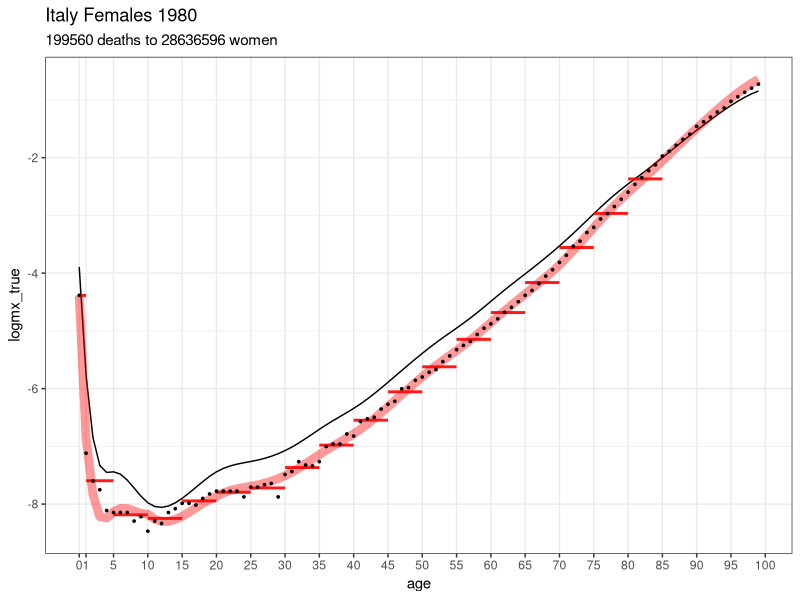
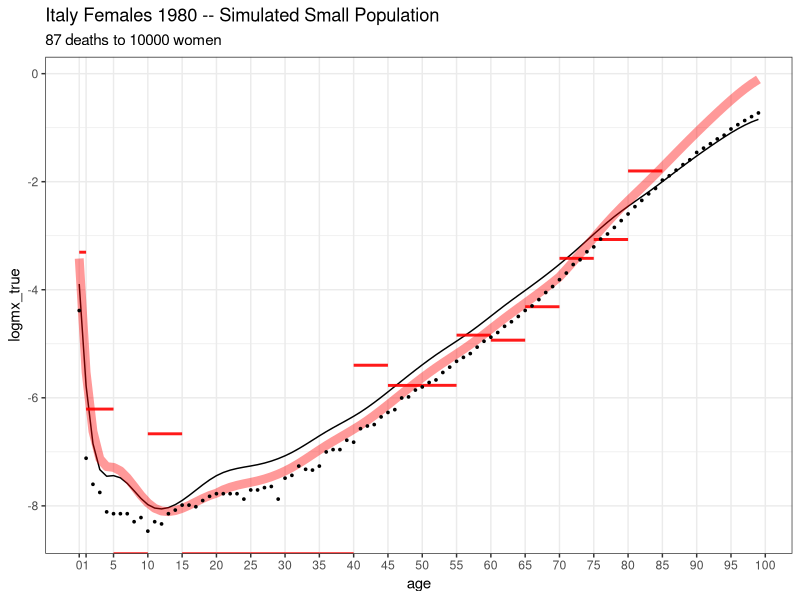
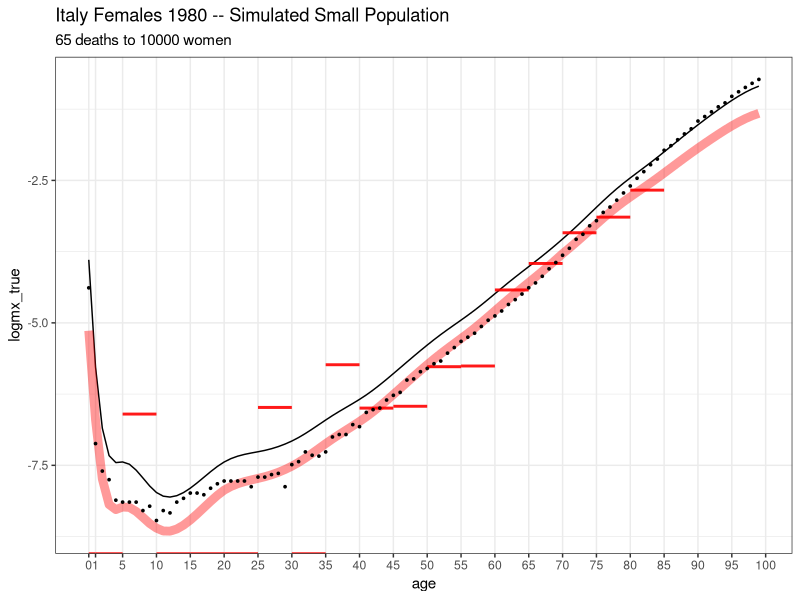
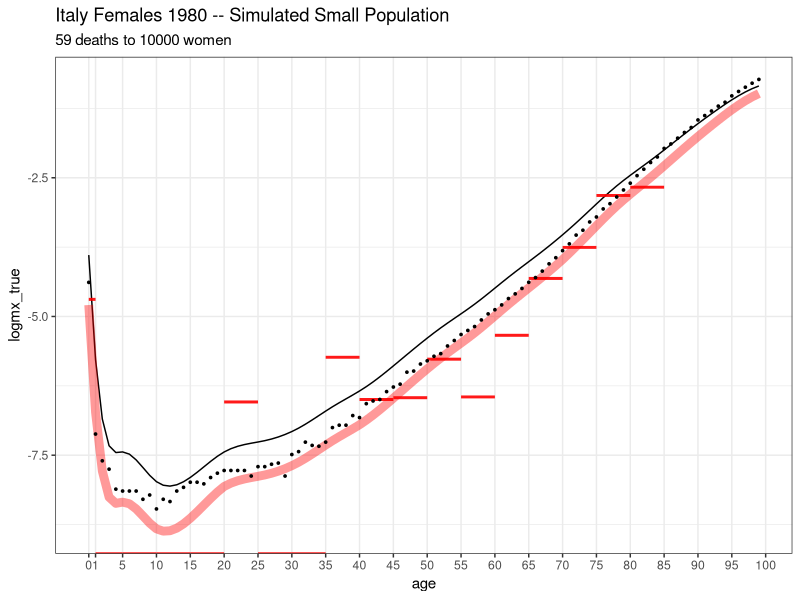
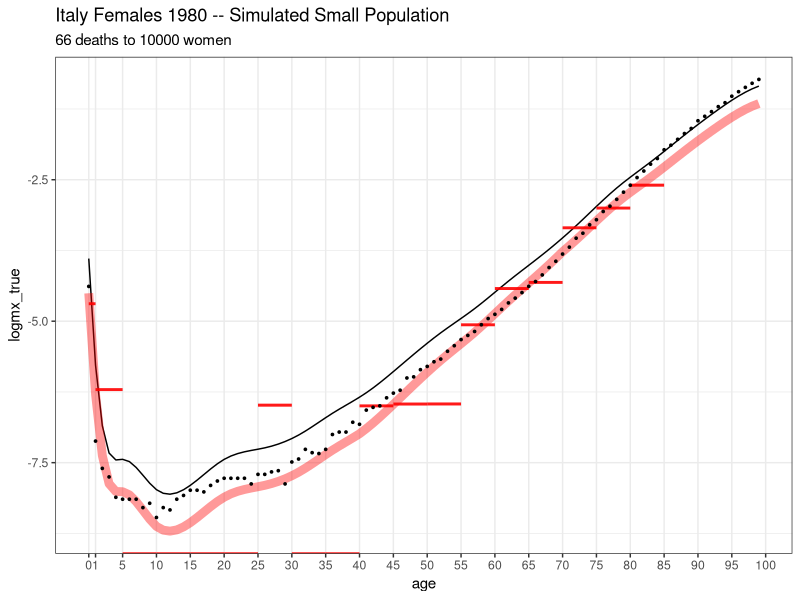
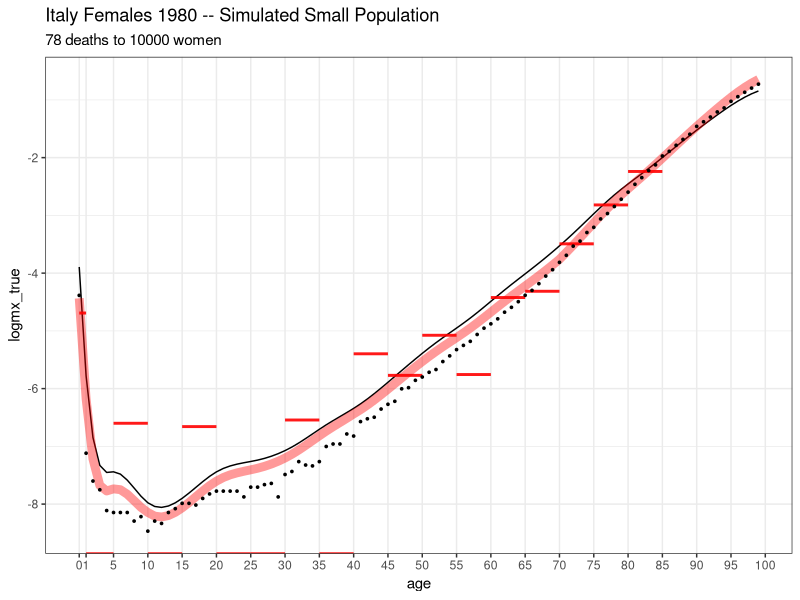
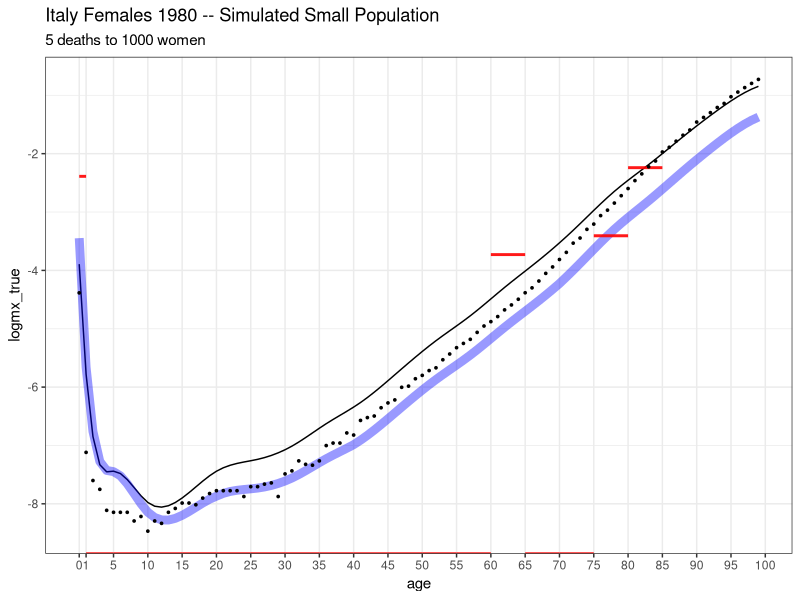
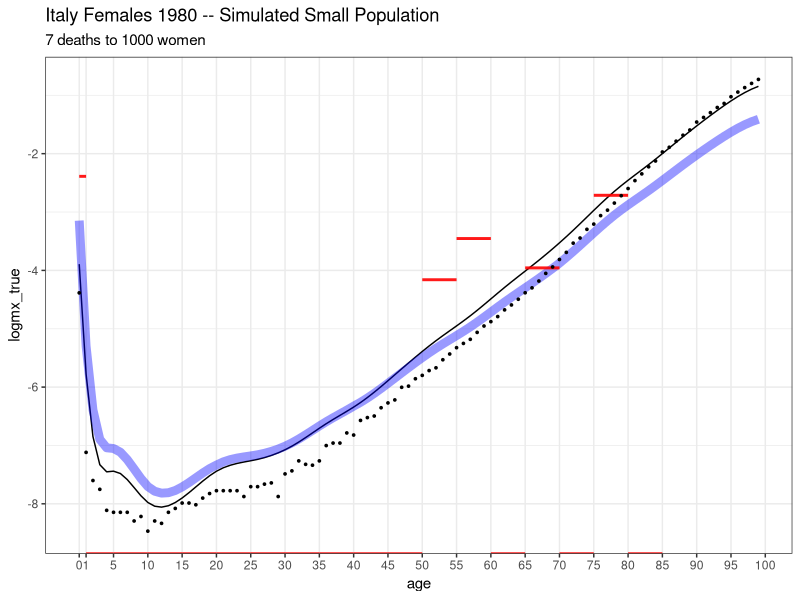

Generate these figures, in order, with R:
## ---- chunk 1
knitr::opts_chunk$set(echo = TRUE)
## ---- chunk 2
library(tidyverse)
library(splines)

## Italian female 1980 HMD data for age groups

L = c(0,1,seq(5,80,5))
U = c(tail(L,-1),85)

N = c(312106.85, 1423566.3, 2105814.63, 2249555.41, 2230885.74, 1983157.8, 
1874479.58, 1989351.99, 1772133.73, 1896866.51, 1836597.36, 1834496.64, 
1811178.38, 1192763.85, 1498384.03, 1223810.9, 863725.92, 537720.77)

D = c(3889, 716, 587, 589, 791, 816, 832, 1257, 1651, 2721, 4310, 
6636, 10536, 11043, 23312, 34945, 44537, 50392)
  
## single-year ages for TOPALS schedule

age = 0:99
knot_positions = c(0,1,10,20,40,70)

## standard schedule is (arbitrarily) the 1959 period schedule 
## for Canadian females at ages 0,1,...,99 
## these are the log mortality rates
std = c(-3.8933, -5.7776, -6.8474, -7.3298, -7.4519, -7.4408, -7.4807, 
-7.5845, -7.7219, -7.8628, -7.9771, -8.041, -8.0568, -8.0329, 
-7.9779, -7.9005, -7.8088, -7.7101, -7.6113, -7.5195, -7.4415, 
-7.3823, -7.3393, -7.308, -7.2837, -7.2619, -7.238, -7.2082, 
-7.1712, -7.1264, -7.0735, -7.0118, -6.9414, -6.8648, -6.7849, 
-6.7047, -6.6272, -6.5544, -6.4845, -6.4147, -6.3423, -6.2645, 
-6.1791, -6.0872, -5.9904, -5.8903, -5.7887, -5.6869, -5.586, 
-5.4866, -5.3895, -5.2953, -5.2049, -5.1186, -5.0347, -4.9513, 
-4.8664, -4.778, -4.6847, -4.5877, -4.4887, -4.3895, -4.2918, 
-4.1969, -4.1041, -4.0122, -3.9199, -3.8261, -3.7296, -3.6303, 
-3.5278, -3.4221, -3.3129, -3.2004, -3.0861, -2.9716, -2.8589, 
-2.7497, -2.6458, -2.5482, -2.4556, -2.3659, -2.2771, -2.187, 
-2.0942, -1.9991, -1.9028, -1.8062, -1.7105, -1.6164, -1.5242, 
-1.434, -1.3458, -1.2596, -1.1758, -1.0958, -1.0212, -0.9535, 
-0.8944, -0.8454)

## single-year log mortality rates from HMD
## these are the targets for TOPALS estimation
ITA_HMD_logmx = 
  c(-4.3852, -7.1185, -7.6009, -7.7517, -8.1117, -8.1456, -8.1456, 
-8.1456, -8.294, -8.2171, -8.4684, -8.294, -8.3349, -8.1456, 
-8.0789, -7.9866, -7.9866, -8.0164, -7.902, -7.824, -7.7753, 
-7.7753, -7.7753, -7.7753, -7.8753, -7.7063, -7.7063, -7.6628, 
-7.6417, -7.8753, -7.4876, -7.4354, -7.2644, -7.3233, -7.3385, 
-7.2644, -7.0021, -6.959, -6.959, -6.7855, -6.8216, -6.5713, 
-6.5225, -6.4956, -6.3539, -6.2712, -6.2196, -6.0035, -5.9835, 
-5.8569, -5.7992, -5.7169, -5.6694, -5.5315, -5.433, -5.3247, 
-5.2514, -5.1814, -5.0625, -4.9533, -4.8783, -4.7915, -4.6767, 
-4.5923, -4.4945, -4.3836, -4.2992, -4.1825, -4.0513, -3.9409, 
-3.8135, -3.6913, -3.5332, -3.4455, -3.2966, -3.2069, -3.0614, 
-2.9677, -2.8466, -2.7201, -2.5974, -2.4617, -2.3462, -2.2249, 
-2.1253, -1.9713, -1.8905, -1.7861, -1.6842, -1.5945, -1.4583, 
-1.3792, -1.297, -1.2087, -1.1393, -1.0245, -0.9444, -0.8681, 
-0.7958, -0.7276)

## B is an Ax7 matrix. Each column is a linear B-spline basis function
B      = bs( age, knots=knot_positions, degree=1 )
K = ncol(B) 

## penalty
D1 = diff( diag(K), diff=1)
P  = 2 * crossprod(D1)

## weighting matrix W
A = length(age) # number of single-year ages
G = length(L)   # number of age groups

W = matrix(0, nrow=G, ncol=A, dimnames=list(L,age))

W['0','0'] = 1
W['1',2:5] = 0.25
for (i in 3:G) W[i, 5*(i-2)+1:5] = 0.2

## ---- chunk 3

next_alpha = function(alpha) {
  mu = as.vector( exp( std + B %*% alpha))
  M  = as.vector( W %*% mu)
  
  Dhat = N * M
  
  X = W %*% diag(mu) %*% B
  A = diag(N/M)
  
  y = (D-Dhat)/N + X %*% alpha
  
  updated_alpha = solve( t(X) %*% A %*% X + P, t(X) %*% A %*% y)
  return(updated_alpha)
}



## ---- chunk 4

 alpha = matrix(NA,K,6)

 alpha[,1] = rep(0,K)

 for (i in 2:ncol(alpha)) {
   alpha[,i] = next_alpha( alpha[,i-1])
 } 


 round( alpha,4)
 
 ## plot the data, true rates, and PIRLS fit
 
 df_grouped = data.frame(
                L = L,
                U = U,
                N = N,
                D = D
               ) %>%
          mutate(logmx_obs = log(D/N))
              
 
 df_single  = data.frame(
                  age=age,
                  std = std,
                  logmx_true = ITA_HMD_logmx,
                  logmx_fit  = std + B %*% alpha[,6]
               )

 ggplot(data = df_single, aes(x=age,y=logmx_true)) +
      geom_line(aes(x=age,y=std), color='black', lwd=0.5) +
      geom_line(aes(x=age,y=logmx_fit), color='red', lwd=3, alpha=.40) +
      geom_segment(data=df_grouped,aes(x=L,xend=U,
                                       y=logmx_obs,
                                       yend=logmx_obs),
                   color='red',lwd=1, alpha=.90) +
         geom_point(size=0.60) +
      labs(title='Italy Females 1980',
           subtitle = paste(sum(D),'deaths to',round(sum(N)),'women')) +
      scale_x_continuous(breaks=c(0,1,seq(5,100,5)),minor_breaks = NULL) +
      theme_bw()

## ---- chunk 5
## save the real data in "big" versions
  bigD = D
  bigN = N 

for (i in 1:5) {  
  ## simulate a small population    
    target_pop = 10000
    N = bigN * target_pop/sum(bigN)
    D = rpois(length(N), N* bigD/bigN)
    
  ## TOPALS fit with PIRLS
     alpha = matrix(NA,K,6)
  
   alpha[,1] = rep(0,K)
  
   for (i in 2:ncol(alpha)) {
     alpha[,i] = next_alpha( alpha[,i-1])
   } 
  
   round( alpha,4)


   ## plot the data, true rates, and PIRLS fit
   
   df_grouped = data.frame(
                  L = L,
                  U = U,
                  N = N,
                  D = D
                 ) %>%
            mutate(logmx_obs = log(D/N))
                
   
   df_single  = data.frame(
                    age=age,
                    std = std,
                    logmx_true = ITA_HMD_logmx,
                    logmx_fit  = std + B %*% alpha[,6]
                 )
  
  this_fig= ggplot(data = df_single, aes(x=age,y=logmx_true)) +
        geom_line(aes(x=age,y=std), color='black', lwd=0.5) +
        geom_line(aes(x=age,y=logmx_fit), color='red', lwd=3, alpha=.40) +
        geom_segment(data=df_grouped,aes(x=L,xend=U,
                                         y=logmx_obs,
                                         yend=logmx_obs),
                     color='red',lwd=1, alpha=.90) +
           geom_point(size=0.60) +
        labs(title='Italy Females 1980 -- Simulated Small Population',
             subtitle = paste(sum(D),'deaths to',round(sum(N)),'women')) +
        scale_x_continuous(breaks=c(0,1,seq(5,100,5)),minor_breaks = NULL) +
        theme_bw()
   
  print(this_fig)

}
## ---- chunk 6
## save the real data in "big" versions
  bigD = D
  bigN = N 

for (i in 1:5) {  
  ## simulate a small population    
    target_pop = 1000
    N = bigN * target_pop/sum(bigN)
    D = rpois(length(N), N* bigD/bigN)
    
  ## TOPALS fit with PIRLS
     alpha = matrix(NA,K,6)
  
   alpha[,1] = rep(0,K)
  
   for (i in 2:ncol(alpha)) {
     alpha[,i] = next_alpha( alpha[,i-1])
   } 
  
   round( alpha,4)


   ## plot the data, true rates, and PIRLS fit
   
   df_grouped = data.frame(
                  L = L,
                  U = U,
                  N = N,
                  D = D
                 ) %>%
            mutate(logmx_obs = log(D/N))
                
   
   df_single  = data.frame(
                    age=age,
                    std = std,
                    logmx_true = ITA_HMD_logmx,
                    logmx_fit  = std + B %*% alpha[,6]
                 )
  
  this_fig= ggplot(data = df_single, aes(x=age,y=logmx_true)) +
        geom_line(aes(x=age,y=std), color='black', lwd=0.5) +
        geom_line(aes(x=age,y=logmx_fit), color='blue', lwd=3, alpha=.40) +
        geom_segment(data=df_grouped,aes(x=L,xend=U,
                                         y=logmx_obs,
                                         yend=logmx_obs),
                     color='red',lwd=1, alpha=.90) +
           geom_point(size=0.60) +
        labs(title='Italy Females 1980 -- Simulated Small Population',
             subtitle = paste(sum(D),'deaths to',round(sum(N)),'women')) +
        scale_x_continuous(breaks=c(0,1,seq(5,100,5)),minor_breaks = NULL) +
        theme_bw()
   
  print(this_fig)

}
